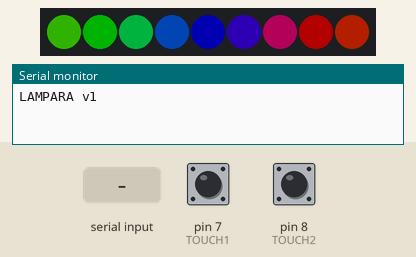
Bench run of a sketch on a simulated Arduino Uno, built with avr-gcc and run on an emulated ATmega328P. On the bench: 9 RGB LEDs in strip order, left to right, the last lines printed to the serial monitor. The test bench sets the inputs (shaded band); at power-on: pin 8 (TOUCH2) LOW, pin 7 (TOUCH1) LOW. Dim RGB values are drawn brighter than linear; random numbers use the default seed unless the sketch sets one.

Above: at 1.5 s.
1.6 s: pin 8 (TOUCH2) pulled HIGH for 0.15 s
At 3.2 s:
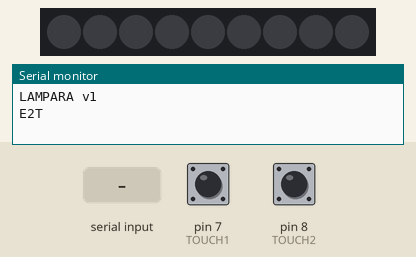
3.5 s: "K\n" received over Serial
At 5.0 s:
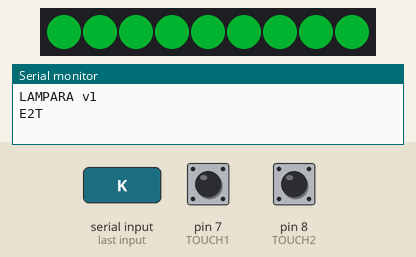
5.2 s: pin 7 (TOUCH1) pulled HIGH for 0.15 s
At 5.8 s:
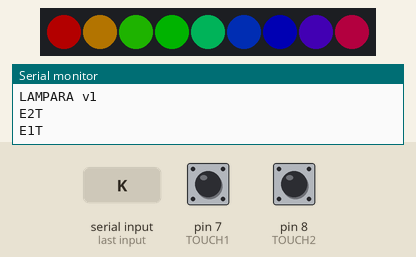
5.9 s: pin 8 (TOUCH2) pulled HIGH for 1 s
At 6.73 s:
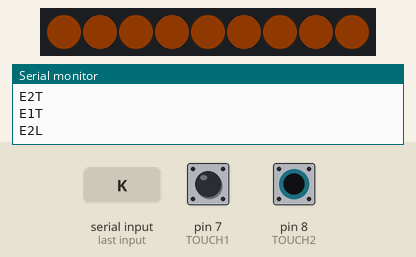
7.5 s: "X\n" received over Serial
At 7.93 s:
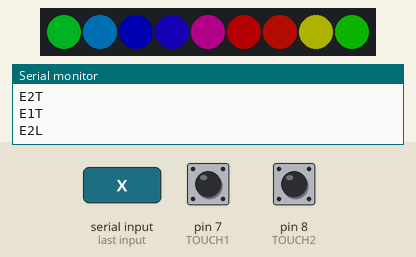
10.1 s: "M90\n" received over Serial
At 12.88 s:
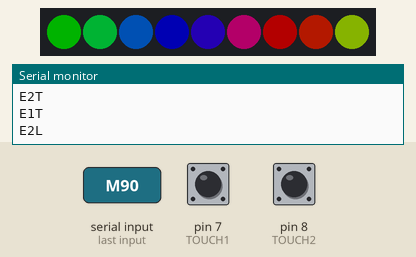
Timing chart, 0 to 14.4 s (numbered marks = the images above; inputs shaded):
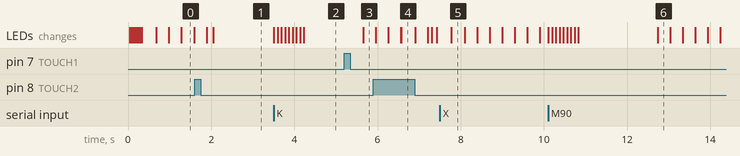

Measured:
- after the input at 3.5 s, the LEDs: first change at once (image 2 shows a later state)
- after the input at 5.2 s, the LEDs: change after 0.46 s (image 3)

The sketch:

lampara_sonido.ino
```cpp
/*
  LÁMPARA REACTIVA AL SONIDO — firmware v1
  José · Taller de Interfaces UAI · 2026

  Qué hace
  - Recibe del computador los colores de los 9 LEDs (la página web analiza el audio).
  - Si el computador deja de mandar, sigue sola con sus propios modos.
  - Recibe comandos de texto: avisos de Claude, cambio de modo, brillo, color.
  - Lee 2 botones touch (TTP223) y reconoce: toque, doble toque, toque largo y los dos juntos.
    Cada gesto se avisa al computador ("E1T", "E2L", "EBB"...) y además tiene una acción local.

  Conexiones (Arduino Uno)
    Tira WS2812B (9 LEDs)   5V -> 5V   ·  GND -> GND  ·  DIN -> D6  (opcional 330 Ω en serie)
    Touch 1 (TTP223)        VCC -> 5V (pin 2 del ICSP o en Y)  ·  GND -> GND  ·  I/O -> D7
    Touch 2 (TTP223)        VCC -> 5V                           ·  GND -> GND  ·  I/O -> D8

  Biblioteca: "Adafruit NeoPixel" (Herramientas -> Administrar bibliotecas).

  Protocolo serie (115200 baud)
    Cuadro de colores:  0xFF + 27 bytes (R,G,B x 9, cada uno 0..254) + 1 byte de control (suma % 251)
    Comandos de texto (terminan en '\n'):
      P            -> responde "LAMPARA v1"
      M<n>         -> modo: 0 apagado · 1 arcoíris · 2 respira · 3 fuego · 4 cálida
                              5 aviso Claude · 6 Claude trabajando · 7 listo
      B<0..255>    -> brillo máximo
      C<r>,<g>,<b> -> color base para "respira" y "cálida"
      A / W / K    -> atajos: aviso (A), trabajando (W), listo (K)
      X            -> quita el aviso y vuelve al modo anterior
*/
#include <Adafruit_NeoPixel.h>

#define LED_PIN   6
#define NUM_LEDS  9
#define TOUCH1    7
#define TOUCH2    8
#define BRILLO_MAX 120        // límite de consumo: 9 LEDs por USB sin pasar ~250 mA

Adafruit_NeoPixel tira(NUM_LEDS, LED_PIN, NEO_GRB + NEO_KHZ800);

// (va arriba para que el IDE de Arduino la conozca antes de generar los prototipos)
struct Boton { uint8_t pin; bool abajo; unsigned long tAbajo, tSuelta; uint8_t toques; bool largoEnviado; };
void revisarBoton(Boton &b, uint8_t n);
void gesto(uint8_t n, char g);

enum Modo { APAGADO, ARCOIRIS, RESPIRA, FUEGO, CALIDA, AVISO, TRABAJANDO, LISTO, STREAM };
const uint8_t MODOS_LOCALES[] = { ARCOIRIS, RESPIRA, FUEGO, CALIDA };
const uint8_t N_LOCALES = sizeof(MODOS_LOCALES);

uint8_t modo = ARCOIRIS, modoPrevio = ARCOIRIS, idxLocal = 0;
uint8_t brillos[] = { 25, 60, BRILLO_MAX }, idxBrillo = 1;
uint8_t baseR = 255, baseG = 140, baseB = 40;
bool    encendida = true;
unsigned long ultimoCuadro = 0, inicioModo = 0, ultimoShow = 0;

// ---------------------------------------------------------------- serie
uint8_t cuadro[28]; int8_t posCuadro = -1;
char linea[24]; uint8_t posLinea = 0;

void ponerModo(uint8_t m) {
  if (m != AVISO && m != TRABAJANDO && m != LISTO && m != STREAM && m != APAGADO) modoPrevio = m;
  if ((m == AVISO || m == TRABAJANDO || m == LISTO) && modo < AVISO) modoPrevio = modo;
  modo = m; inicioModo = millis();
  for (uint8_t i = 0; i < N_LOCALES; i++) if (MODOS_LOCALES[i] == m) idxLocal = i;
}

void comando(char *s) {
  switch (s[0]) {
    case 'P': Serial.println(F("LAMPARA v1")); break;
    case 'M': ponerModo(constrain(atoi(s + 1), 0, 7)); encendida = true; break;
    case 'B': tira.setBrightness(min(atoi(s + 1), BRILLO_MAX)); break;
    case 'C': { int r, g, b; if (sscanf(s + 1, "%d,%d,%d", &r, &g, &b) == 3) { baseR = r; baseG = g; baseB = b; } } break;
    case 'A': ponerModo(AVISO); encendida = true; break;
    case 'W': ponerModo(TRABAJANDO); encendida = true; break;
    case 'K': ponerModo(LISTO); encendida = true; break;
    case 'X': ponerModo(modoPrevio); break;
  }
}

void leerSerie() {
  while (Serial.available()) {
    int c = Serial.read();
    if (posCuadro >= 0) {
      cuadro[posCuadro++] = c;
      if (posCuadro == 28) {
        posCuadro = -1;
        unsigned int suma = 0;
        for (uint8_t i = 0; i < 27; i++) suma += cuadro[i];
        if ((suma % 251) == cuadro[27] && modo != AVISO) {   // el aviso de Claude tiene prioridad
          for (uint8_t i = 0; i < NUM_LEDS; i++) tira.setPixelColor(i, cuadro[i*3], cuadro[i*3+1], cuadro[i*3+2]);
          tira.show();                    // se muestra justo al terminar el cuadro: la línea queda libre
          if (modo != STREAM) { if (modo < AVISO) modoPrevio = modo; modo = STREAM; }
          ultimoCuadro = millis();
        }
      }
      continue;
    }
    if (c == 0xFF) { posCuadro = 0; continue; }
    if (c == '\n' || c == '\r') { if (posLinea) { linea[posLinea] = 0; comando(linea); posLinea = 0; } }
    else if (posLinea < sizeof(linea) - 1) linea[posLinea++] = c;
  }
}

// ---------------------------------------------------------------- botones touch
Boton b1 = { TOUCH1 }, b2 = { TOUCH2 };
bool bothActive = false;
const unsigned long LARGO = 650, DOBLE = 280;

void gesto(uint8_t n, char g);   // declarada abajo

void revisarBoton(Boton &b, uint8_t n) {
  bool ahora = digitalRead(b.pin) == HIGH;          // TTP223: HIGH cuando lo tocas
  unsigned long t = millis();
  if (ahora && !b.abajo) { b.abajo = true; b.tAbajo = t; b.largoEnviado = false; }
  if (!ahora && b.abajo) {
    b.abajo = false; b.tSuelta = t;
    if (!b.largoEnviado && !bothActive) b.toques++;
  }
  if (b.abajo && !b.largoEnviado && !bothActive && t - b.tAbajo > LARGO) { b.largoEnviado = true; b.toques = 0; gesto(n, 'L'); }
  if (!b.abajo && b.toques && t - b.tSuelta > DOBLE) { gesto(n, b.toques >= 2 ? 'D' : 'T'); b.toques = 0; }
}

void revisarBotones() {
  if (b1.abajo && b2.abajo && !bothActive && (millis() - max(b1.tAbajo, b2.tAbajo) > 60)) {
    bothActive = true; b1.toques = b2.toques = 0; gesto(0, 'B');
  }
  revisarBoton(b1, 1); revisarBoton(b2, 2);
  if (!b1.abajo && !b2.abajo) bothActive = false;
}

bool computadorActivo() { return modo == STREAM && millis() - ultimoCuadro < 1500; }

void gesto(uint8_t n, char g) {
  // 1) siempre se avisa al computador: E1T, E1D, E1L, E2T, E2D, E2L, EBB
  Serial.print('E'); Serial.print(n == 0 ? 'B' : char('0' + n)); Serial.println(g == 'B' ? 'B' : g);
  // 2) un aviso de Claude se apaga con cualquier toque
  if (modo == AVISO || modo == LISTO) { ponerModo(modoPrevio); return; }
  // 3) si la página está controlando, ella decide qué hace cada gesto
  if (computadorActivo()) return;
  // 4) acciones propias (sin computador)
  if (n == 1 && g == 'T') { encendida = true; idxLocal = (idxLocal + 1) % N_LOCALES; ponerModo(MODOS_LOCALES[idxLocal]); }
  if (n == 1 && g == 'D') { encendida = true; idxLocal = (idxLocal + N_LOCALES - 1) % N_LOCALES; ponerModo(MODOS_LOCALES[idxLocal]); }
  if (n == 1 && g == 'L') { idxBrillo = (idxBrillo + 1) % 3; tira.setBrightness(brillos[idxBrillo]); }
  if (n == 2 && g == 'T') { encendida = !encendida; }
  if (n == 2 && g == 'D') { uint32_t c = tira.ColorHSV(random(65536), 200, 255); baseR = c >> 16; baseG = c >> 8; baseB = c; }
  if (n == 2 && g == 'L') { ponerModo(AVISO); }                 // probar el aviso
  if (n == 0)             { encendida = true; ponerModo(ARCOIRIS); }
}

// ---------------------------------------------------------------- efectos propios
uint8_t calor[NUM_LEDS];

void dibujar() {
  unsigned long t = millis(), dt = t - inicioModo;
  if (!encendida || modo == APAGADO) { tira.clear(); return; }
  switch (modo) {
    case ARCOIRIS:
      for (uint8_t i = 0; i < NUM_LEDS; i++) tira.setPixelColor(i, tira.gamma32(tira.ColorHSV(t * 12 + i * 7000)));
      break;
    case RESPIRA: {
      float k = 0.15 + 0.85 * (0.5 - 0.5 * cos(t / 900.0));
      for (uint8_t i = 0; i < NUM_LEDS; i++) tira.setPixelColor(i, baseR * k, baseG * k, baseB * k);
    } break;
    case CALIDA:
      for (uint8_t i = 0; i < NUM_LEDS; i++) tira.setPixelColor(i, 255, 120 + i * 4, 30 + i * 2);
      break;
    case FUEGO:
      for (uint8_t i = 0; i < NUM_LEDS; i++) calor[i] = max(0, calor[i] - random(0, 25));
      for (int8_t i = NUM_LEDS - 1; i >= 2; i--) calor[i] = (calor[i - 1] + calor[i - 2] * 2) / 3;
      if (random(255) < 140) calor[random(3)] = min(255, calor[0] + random(120, 255));
      for (uint8_t i = 0; i < NUM_LEDS; i++) {
        uint8_t h = calor[i];
        tira.setPixelColor(i, min(255, h * 2), h > 128 ? (h - 128) * 2 : h / 4, h > 220 ? (h - 220) * 4 : 0);
      }
      break;
    case AVISO: {                     // Claude necesita tu respuesta: ámbar que respira + chispa arriba
      float k = 0.25 + 0.75 * (0.5 - 0.5 * cos(t / 260.0));
      for (uint8_t i = 0; i < NUM_LEDS; i++) tira.setPixelColor(i, 255 * k, 110 * k, 0);
      if ((t / 400) % 2) tira.setPixelColor(NUM_LEDS - 1, 255, 255, 255);
    } break;
    case TRABAJANDO: {                // Claude trabajando: punto azul que sube y baja
      int p = (t / 110) % (2 * NUM_LEDS - 2); if (p >= NUM_LEDS) p = 2 * NUM_LEDS - 2 - p;
      for (uint8_t i = 0; i < NUM_LEDS; i++) { int d = abs(i - p); tira.setPixelColor(i, 0, d == 0 ? 90 : (d == 1 ? 25 : 0), d == 0 ? 255 : (d == 1 ? 70 : 6)); }
    } break;
    case LISTO: {                     // listo: la torre se llena de verde y vuelve al modo anterior
      uint8_t n = min((unsigned long)NUM_LEDS, dt / 90 + 1);
      for (uint8_t i = 0; i < NUM_LEDS; i++) tira.setPixelColor(i, 0, i < n ? 255 : 0, i < n ? 70 : 0);
      if (dt > 2600) ponerModo(modoPrevio);
    } break;
  }
}

// ---------------------------------------------------------------- setup / loop
void setup() {
  Serial.begin(115200);
  pinMode(TOUCH1, INPUT); pinMode(TOUCH2, INPUT);
  tira.begin(); tira.setBrightness(brillos[idxBrillo]);
  for (uint8_t i = 0; i < NUM_LEDS; i++) { tira.setPixelColor(i, 0, 60, 255); tira.show(); delay(40); }   // saludo
  ponerModo(ARCOIRIS);
  Serial.println(F("LAMPARA v1"));
}

void loop() {
  leerSerie();
  revisarBotones();
  if (modo == STREAM) {
    if (millis() - ultimoCuadro > 1500) ponerModo(modoPrevio);   // la página se cerró: sigue sola
    return;
  }
  if (millis() - ultimoShow >= 20 && posCuadro < 0) {           // ~50 cuadros por segundo
    ultimoShow = millis();
    dibujar();
    tira.show();
  }
}
```
